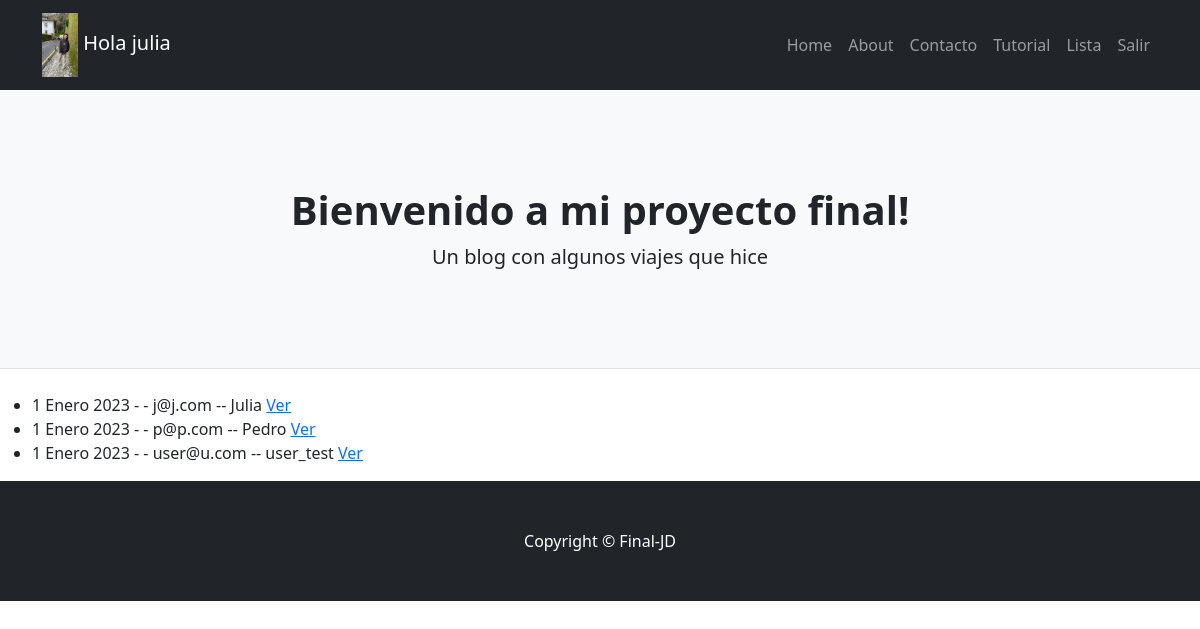
Before: /proyecto-final/mensaje/listar/ (signed in) with the older database file.
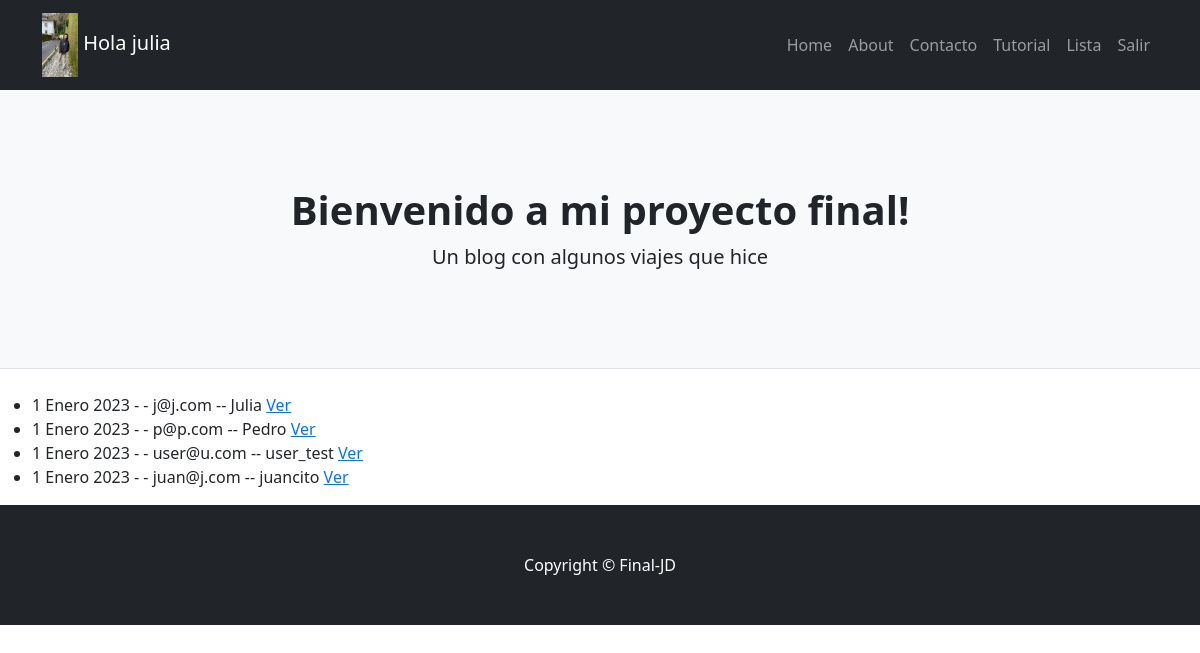
After: the same page with the newer database file.
### proyecto_final/models.py (models this page shows)
class Mensaje(models.Model):
    email= models.EmailField()
    nombre= models.CharField(max_length=100)
    texto= models.TextField(max_length=3000)
    enviado_el= models.DateField(auto_now_add=True)

### proyecto_final/views.py (the view)
# urls.py: path('proyecto-final/mensaje/listar/', MensajeListar.as_view(), name="proyecto-final-mensaje-listar"),
class MensajeListar(LoginRequiredMixin, ListView):
    model = Mensaje

### proyecto_final/templates/proyecto_final/mensaje_list.html
{% extends 'proyecto_final/base.html' %}
{% block contenido %}
<ul>
{% for mensaje in object_list %}
    <li>
        {{mensaje.enviado_el}} - - {{mensaje.email}} -- {{mensaje.nombre}}
        <a href="{% url 'proyecto-final-mensaje-detalle' mensaje.id %}">Ver</a>
    </li>
{% endfor %}
</ul>
{% endblock %}

Changed rows visible on the page:
added Mensaje: enviado_el "1 Enero 2023", email "juan@j.com", nombre "juancito"
